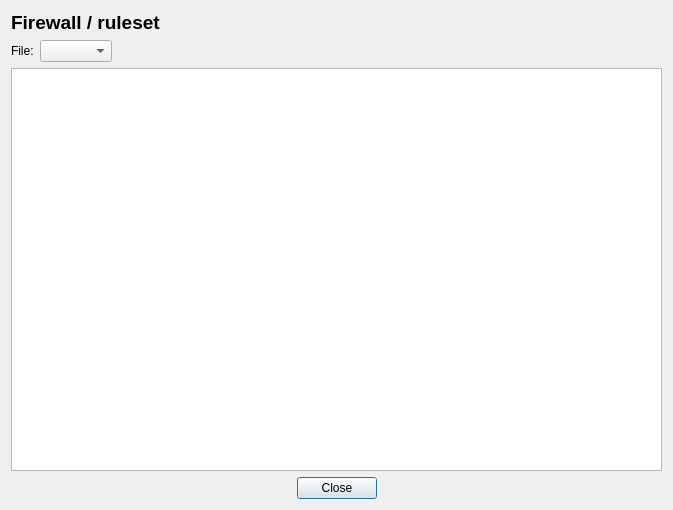
<?xml version="1.0" encoding="UTF-8"?>
<ui version="4.0">
 <class>FirewallCodeViewer_q</class>
 <widget class="QDialog" name="FirewallCodeViewer_q">
  <property name="geometry">
   <rect>
    <x>0</x>
    <y>0</y>
    <width>673</width>
    <height>510</height>
   </rect>
  </property>
  <property name="windowTitle">
   <string>Firewall code viewer</string>
  </property>
  <layout class="QVBoxLayout" name="verticalLayout">
   <item>
    <widget class="QLabel" name="path">
     <property name="font">
      <font>
       <pointsize>14</pointsize>
       <weight>75</weight>
       <bold>true</bold>
      </font>
     </property>
     <property name="text">
      <string>Firewall / ruleset</string>
     </property>
     <property name="alignment">
      <set>Qt::AlignLeading|Qt::AlignLeft|Qt::AlignVCenter</set>
     </property>
    </widget>
   </item>
   <item>
    <layout class="QHBoxLayout" name="horizontalLayout_2">
     <item>
      <widget class="QLabel" name="label">
       <property name="sizePolicy">
        <sizepolicy hsizetype="Maximum" vsizetype="Preferred">
         <horstretch>0</horstretch>
         <verstretch>0</verstretch>
        </sizepolicy>
       </property>
       <property name="text">
        <string>File:</string>
       </property>
      </widget>
     </item>
     <item>
      <widget class="QComboBox" name="fileSelector">
       <property name="sizePolicy">
        <sizepolicy hsizetype="Minimum" vsizetype="Fixed">
         <horstretch>0</horstretch>
         <verstretch>0</verstretch>
        </sizepolicy>
       </property>
      </widget>
     </item>
     <item>
      <spacer name="horizontalSpacer_3">
       <property name="orientation">
        <enum>Qt::Horizontal</enum>
       </property>
       <property name="sizeHint" stdset="0">
        <size>
         <width>40</width>
         <height>20</height>
        </size>
       </property>
      </spacer>
     </item>
    </layout>
   </item>
   <item>
    <widget class="QTextBrowser" name="text">
     <property name="documentTitle">
      <string notr="true"/>
     </property>
     <property name="lineWrapMode">
      <enum>QTextEdit::NoWrap</enum>
     </property>
     <property name="html">
      <string notr="true">&lt;!DOCTYPE HTML PUBLIC &quot;-//W3C//DTD HTML 4.0//EN&quot; &quot;http://www.w3.org/TR/REC-html40/strict.dtd&quot;&gt;
&lt;html&gt;&lt;head&gt;&lt;meta name=&quot;qrichtext&quot; content=&quot;1&quot; /&gt;&lt;style type=&quot;text/css&quot;&gt;
p, li { white-space: pre-wrap; }
&lt;/style&gt;&lt;/head&gt;&lt;body style=&quot; font-family:'Lucida Grande'; font-size:13pt; font-weight:400; font-style:normal;&quot;&gt;
&lt;p style=&quot;-qt-paragraph-type:empty; margin-top:0px; margin-bottom:0px; margin-left:0px; margin-right:0px; -qt-block-indent:0; text-indent:0px;&quot;&gt;&lt;/p&gt;&lt;/body&gt;&lt;/html&gt;</string>
     </property>
     <property name="textInteractionFlags">
      <set>Qt::TextSelectableByMouse</set>
     </property>
     <property name="openLinks">
      <bool>false</bool>
     </property>
    </widget>
   </item>
   <item>
    <layout class="QHBoxLayout" name="horizontalLayout">
     <item>
      <spacer name="horizontalSpacer">
       <property name="orientation">
        <enum>Qt::Horizontal</enum>
       </property>
       <property name="sizeHint" stdset="0">
        <size>
         <width>40</width>
         <height>20</height>
        </size>
       </property>
      </spacer>
     </item>
     <item>
      <widget class="QPushButton" name="pushButton">
       <property name="text">
        <string>Close</string>
       </property>
      </widget>
     </item>
     <item>
      <spacer name="horizontalSpacer_2">
       <property name="orientation">
        <enum>Qt::Horizontal</enum>
       </property>
       <property name="sizeHint" stdset="0">
        <size>
         <width>40</width>
         <height>20</height>
        </size>
       </property>
      </spacer>
     </item>
    </layout>
   </item>
  </layout>
 </widget>
 <resources/>
 <connections>
  <connection>
   <sender>pushButton</sender>
   <signal>clicked()</signal>
   <receiver>FirewallCodeViewer_q</receiver>
   <slot>reject()</slot>
   <hints>
    <hint type="sourcelabel">
     <x>337</x>
     <y>475</y>
    </hint>
    <hint type="destinationlabel">
     <x>447</x>
     <y>408</y>
    </hint>
   </hints>
  </connection>
  <connection>
   <sender>fileSelector</sender>
   <signal>currentIndexChanged(int)</signal>
   <receiver>FirewallCodeViewer_q</receiver>
   <slot>fileSelected(int)</slot>
   <hints>
    <hint type="sourcelabel">
     <x>90</x>
     <y>53</y>
    </hint>
    <hint type="destinationlabel">
     <x>4</x>
     <y>78</y>
    </hint>
   </hints>
  </connection>
 </connections>
 <slots>
  <slot>fileSelected(int)</slot>
 </slots>
</ui>
